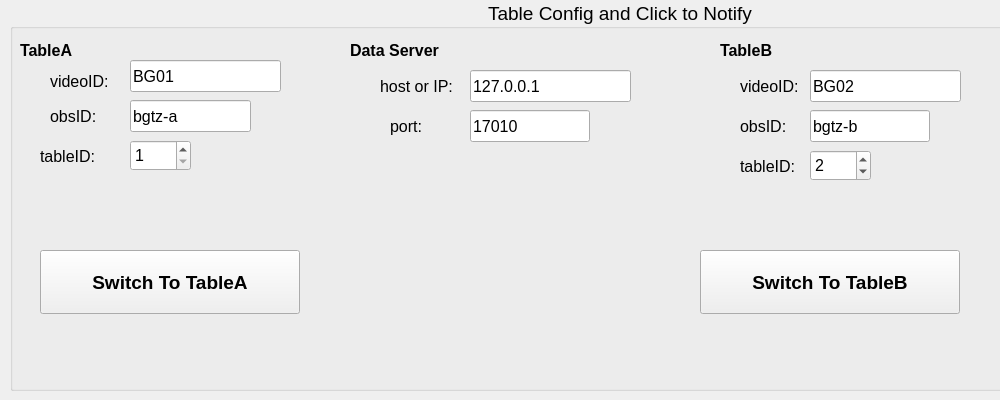
<?xml version="1.0" encoding="UTF-8"?>
<ui version="4.0">
 <class>CMainWin</class>
 <widget class="QMainWindow" name="CMainWin">
  <property name="geometry">
   <rect>
    <x>0</x>
    <y>0</y>
    <width>1000</width>
    <height>400</height>
   </rect>
  </property>
  <property name="minimumSize">
   <size>
    <width>1000</width>
    <height>400</height>
   </size>
  </property>
  <property name="maximumSize">
   <size>
    <width>1000</width>
    <height>400</height>
   </size>
  </property>
  <property name="font">
   <font>
    <pointsize>14</pointsize>
    <weight>75</weight>
    <bold>true</bold>
   </font>
  </property>
  <property name="windowTitle">
   <string>data server notifyer</string>
  </property>
  <widget class="QWidget" name="m_iCentralWidget">
   <property name="maximumSize">
    <size>
     <width>1920</width>
     <height>1080</height>
    </size>
   </property>
   <layout class="QVBoxLayout" name="verticalLayout">
    <property name="spacing">
     <number>0</number>
    </property>
    <property name="leftMargin">
     <number>0</number>
    </property>
    <property name="topMargin">
     <number>0</number>
    </property>
    <property name="rightMargin">
     <number>0</number>
    </property>
    <property name="bottomMargin">
     <number>0</number>
    </property>
    <item>
     <layout class="QGridLayout" name="gridLayout">
      <item row="1" column="0">
       <widget class="QWidget" name="widget" native="true">
        <widget class="QGroupBox" name="groupBox">
         <property name="geometry">
          <rect>
           <x>10</x>
           <y>0</y>
           <width>1221</width>
           <height>391</height>
          </rect>
         </property>
         <property name="font">
          <font>
           <pointsize>14</pointsize>
           <weight>50</weight>
           <bold>false</bold>
          </font>
         </property>
         <property name="title">
          <string>Table Config and Click to Notify</string>
         </property>
         <property name="alignment">
          <set>Qt::AlignCenter</set>
         </property>
         <widget class="QLabel" name="label">
          <property name="geometry">
           <rect>
            <x>10</x>
            <y>30</y>
            <width>81</width>
            <height>40</height>
           </rect>
          </property>
          <property name="minimumSize">
           <size>
            <width>60</width>
            <height>40</height>
           </size>
          </property>
          <property name="font">
           <font>
            <pointsize>12</pointsize>
            <weight>75</weight>
            <bold>true</bold>
           </font>
          </property>
          <property name="text">
           <string>TableA</string>
          </property>
         </widget>
         <widget class="QLineEdit" name="tableA_videoID">
          <property name="geometry">
           <rect>
            <x>120</x>
            <y>60</y>
            <width>151</width>
            <height>32</height>
           </rect>
          </property>
          <property name="minimumSize">
           <size>
            <width>120</width>
            <height>32</height>
           </size>
          </property>
          <property name="font">
           <font>
            <pointsize>12</pointsize>
            <weight>50</weight>
            <bold>false</bold>
           </font>
          </property>
          <property name="text">
           <string>BG01</string>
          </property>
         </widget>
         <widget class="QLabel" name="lable_2">
          <property name="geometry">
           <rect>
            <x>40</x>
            <y>61</y>
            <width>71</width>
            <height>41</height>
           </rect>
          </property>
          <property name="minimumSize">
           <size>
            <width>60</width>
            <height>32</height>
           </size>
          </property>
          <property name="font">
           <font>
            <pointsize>12</pointsize>
            <weight>50</weight>
            <bold>false</bold>
           </font>
          </property>
          <property name="text">
           <string>videoID:</string>
          </property>
         </widget>
         <widget class="QLabel" name="label_3">
          <property name="geometry">
           <rect>
            <x>40</x>
            <y>100</y>
            <width>80</width>
            <height>32</height>
           </rect>
          </property>
          <property name="minimumSize">
           <size>
            <width>80</width>
            <height>32</height>
           </size>
          </property>
          <property name="font">
           <font>
            <pointsize>12</pointsize>
            <weight>50</weight>
            <bold>false</bold>
           </font>
          </property>
          <property name="text">
           <string>obsID:</string>
          </property>
         </widget>
         <widget class="QLineEdit" name="tableA_obsID">
          <property name="geometry">
           <rect>
            <x>120</x>
            <y>100</y>
            <width>121</width>
            <height>32</height>
           </rect>
          </property>
          <property name="minimumSize">
           <size>
            <width>120</width>
            <height>32</height>
           </size>
          </property>
          <property name="font">
           <font>
            <pointsize>12</pointsize>
            <weight>50</weight>
            <bold>false</bold>
           </font>
          </property>
          <property name="text">
           <string>bgtz-a</string>
          </property>
         </widget>
         <widget class="QLabel" name="label_4">
          <property name="geometry">
           <rect>
            <x>30</x>
            <y>140</y>
            <width>80</width>
            <height>32</height>
           </rect>
          </property>
          <property name="minimumSize">
           <size>
            <width>80</width>
            <height>32</height>
           </size>
          </property>
          <property name="font">
           <font>
            <pointsize>12</pointsize>
            <weight>50</weight>
            <bold>false</bold>
           </font>
          </property>
          <property name="text">
           <string>tableID:</string>
          </property>
         </widget>
         <widget class="QLabel" name="label_5">
          <property name="geometry">
           <rect>
            <x>340</x>
            <y>30</y>
            <width>101</width>
            <height>40</height>
           </rect>
          </property>
          <property name="minimumSize">
           <size>
            <width>60</width>
            <height>40</height>
           </size>
          </property>
          <property name="font">
           <font>
            <pointsize>12</pointsize>
            <weight>75</weight>
            <bold>true</bold>
           </font>
          </property>
          <property name="text">
           <string>Data Server</string>
          </property>
         </widget>
         <widget class="QLabel" name="label_6">
          <property name="geometry">
           <rect>
            <x>370</x>
            <y>70</y>
            <width>81</width>
            <height>32</height>
           </rect>
          </property>
          <property name="minimumSize">
           <size>
            <width>60</width>
            <height>32</height>
           </size>
          </property>
          <property name="font">
           <font>
            <pointsize>12</pointsize>
            <weight>50</weight>
            <bold>false</bold>
           </font>
          </property>
          <property name="text">
           <string>host or IP:</string>
          </property>
         </widget>
         <widget class="QLineEdit" name="datasvr_host">
          <property name="geometry">
           <rect>
            <x>460</x>
            <y>70</y>
            <width>161</width>
            <height>32</height>
           </rect>
          </property>
          <property name="minimumSize">
           <size>
            <width>120</width>
            <height>32</height>
           </size>
          </property>
          <property name="font">
           <font>
            <pointsize>12</pointsize>
            <weight>50</weight>
            <bold>false</bold>
           </font>
          </property>
          <property name="text">
           <string>127.0.0.1</string>
          </property>
         </widget>
         <widget class="QLabel" name="label_7">
          <property name="geometry">
           <rect>
            <x>380</x>
            <y>110</y>
            <width>61</width>
            <height>32</height>
           </rect>
          </property>
          <property name="minimumSize">
           <size>
            <width>60</width>
            <height>32</height>
           </size>
          </property>
          <property name="font">
           <font>
            <pointsize>12</pointsize>
            <weight>50</weight>
            <bold>false</bold>
           </font>
          </property>
          <property name="text">
           <string>port:</string>
          </property>
         </widget>
         <widget class="QLineEdit" name="datasvr_port">
          <property name="geometry">
           <rect>
            <x>460</x>
            <y>110</y>
            <width>120</width>
            <height>32</height>
           </rect>
          </property>
          <property name="minimumSize">
           <size>
            <width>120</width>
            <height>32</height>
           </size>
          </property>
          <property name="font">
           <font>
            <pointsize>12</pointsize>
            <weight>50</weight>
            <bold>false</bold>
           </font>
          </property>
          <property name="text">
           <string>17010</string>
          </property>
         </widget>
         <widget class="QLabel" name="label_8">
          <property name="geometry">
           <rect>
            <x>730</x>
            <y>150</y>
            <width>81</width>
            <height>32</height>
           </rect>
          </property>
          <property name="minimumSize">
           <size>
            <width>60</width>
            <height>32</height>
           </size>
          </property>
          <property name="font">
           <font>
            <pointsize>12</pointsize>
            <weight>50</weight>
            <bold>false</bold>
           </font>
          </property>
          <property name="text">
           <string>tableID:</string>
          </property>
         </widget>
         <widget class="QToolButton" name="Btn_SwitchToTableA">
          <property name="enabled">
           <bool>true</bool>
          </property>
          <property name="geometry">
           <rect>
            <x>30</x>
            <y>250</y>
            <width>260</width>
            <height>64</height>
           </rect>
          </property>
          <property name="minimumSize">
           <size>
            <width>260</width>
            <height>64</height>
           </size>
          </property>
          <property name="maximumSize">
           <size>
            <width>200</width>
            <height>64</height>
           </size>
          </property>
          <property name="palette">
           <palette>
            <active>
             <colorrole role="Button">
              <brush brushstyle="SolidPattern">
               <color alpha="255">
                <red>0</red>
                <green>0</green>
                <blue>255</blue>
               </color>
              </brush>
             </colorrole>
             <colorrole role="Highlight">
              <brush brushstyle="SolidPattern">
               <color alpha="255">
                <red>0</red>
                <green>120</green>
                <blue>215</blue>
               </color>
              </brush>
             </colorrole>
            </active>
            <inactive>
             <colorrole role="Button">
              <brush brushstyle="SolidPattern">
               <color alpha="255">
                <red>240</red>
                <green>240</green>
                <blue>240</blue>
               </color>
              </brush>
             </colorrole>
             <colorrole role="Highlight">
              <brush brushstyle="SolidPattern">
               <color alpha="255">
                <red>240</red>
                <green>240</green>
                <blue>240</blue>
               </color>
              </brush>
             </colorrole>
            </inactive>
            <disabled>
             <colorrole role="Button">
              <brush brushstyle="SolidPattern">
               <color alpha="255">
                <red>0</red>
                <green>0</green>
                <blue>0</blue>
               </color>
              </brush>
             </colorrole>
             <colorrole role="Highlight">
              <brush brushstyle="SolidPattern">
               <color alpha="255">
                <red>0</red>
                <green>0</green>
                <blue>0</blue>
               </color>
              </brush>
             </colorrole>
            </disabled>
           </palette>
          </property>
          <property name="font">
           <font>
            <pointsize>14</pointsize>
            <weight>75</weight>
            <bold>true</bold>
           </font>
          </property>
          <property name="text">
           <string>Switch To TableA</string>
          </property>
         </widget>
         <widget class="QToolButton" name="Btn_SwitchToTableB">
          <property name="geometry">
           <rect>
            <x>690</x>
            <y>250</y>
            <width>260</width>
            <height>64</height>
           </rect>
          </property>
          <property name="minimumSize">
           <size>
            <width>260</width>
            <height>64</height>
           </size>
          </property>
          <property name="maximumSize">
           <size>
            <width>200</width>
            <height>64</height>
           </size>
          </property>
          <property name="font">
           <font>
            <pointsize>14</pointsize>
            <weight>75</weight>
            <bold>true</bold>
           </font>
          </property>
          <property name="text">
           <string>Switch To TableB</string>
          </property>
         </widget>
         <widget class="QLabel" name="label_9">
          <property name="geometry">
           <rect>
            <x>710</x>
            <y>30</y>
            <width>81</width>
            <height>40</height>
           </rect>
          </property>
          <property name="minimumSize">
           <size>
            <width>60</width>
            <height>40</height>
           </size>
          </property>
          <property name="font">
           <font>
            <pointsize>12</pointsize>
            <weight>75</weight>
            <bold>true</bold>
           </font>
          </property>
          <property name="text">
           <string>TableB</string>
          </property>
         </widget>
         <widget class="QLabel" name="label_10">
          <property name="geometry">
           <rect>
            <x>730</x>
            <y>70</y>
            <width>71</width>
            <height>32</height>
           </rect>
          </property>
          <property name="minimumSize">
           <size>
            <width>60</width>
            <height>32</height>
           </size>
          </property>
          <property name="font">
           <font>
            <pointsize>12</pointsize>
            <weight>50</weight>
            <bold>false</bold>
           </font>
          </property>
          <property name="text">
           <string>videoID:</string>
          </property>
         </widget>
         <widget class="QLineEdit" name="tableB_videoID">
          <property name="geometry">
           <rect>
            <x>800</x>
            <y>70</y>
            <width>151</width>
            <height>32</height>
           </rect>
          </property>
          <property name="minimumSize">
           <size>
            <width>120</width>
            <height>32</height>
           </size>
          </property>
          <property name="font">
           <font>
            <pointsize>12</pointsize>
            <weight>50</weight>
            <bold>false</bold>
           </font>
          </property>
          <property name="text">
           <string>BG02</string>
          </property>
         </widget>
         <widget class="QSpinBox" name="tableA_tableID">
          <property name="geometry">
           <rect>
            <x>120</x>
            <y>140</y>
            <width>61</width>
            <height>31</height>
           </rect>
          </property>
          <property name="font">
           <font>
            <pointsize>12</pointsize>
            <weight>50</weight>
            <bold>false</bold>
           </font>
          </property>
          <property name="minimum">
           <number>1</number>
          </property>
         </widget>
         <widget class="QLabel" name="label_11">
          <property name="geometry">
           <rect>
            <x>730</x>
            <y>110</y>
            <width>61</width>
            <height>32</height>
           </rect>
          </property>
          <property name="minimumSize">
           <size>
            <width>60</width>
            <height>32</height>
           </size>
          </property>
          <property name="font">
           <font>
            <pointsize>12</pointsize>
            <weight>50</weight>
            <bold>false</bold>
           </font>
          </property>
          <property name="text">
           <string>obsID:</string>
          </property>
         </widget>
         <widget class="QLineEdit" name="tableB_obsID">
          <property name="geometry">
           <rect>
            <x>800</x>
            <y>110</y>
            <width>120</width>
            <height>32</height>
           </rect>
          </property>
          <property name="minimumSize">
           <size>
            <width>120</width>
            <height>32</height>
           </size>
          </property>
          <property name="font">
           <font>
            <pointsize>12</pointsize>
            <weight>50</weight>
            <bold>false</bold>
           </font>
          </property>
          <property name="text">
           <string>bgtz-b</string>
          </property>
         </widget>
         <widget class="QSpinBox" name="tableB_tableID">
          <property name="geometry">
           <rect>
            <x>800</x>
            <y>150</y>
            <width>61</width>
            <height>31</height>
           </rect>
          </property>
          <property name="font">
           <font>
            <pointsize>12</pointsize>
            <weight>50</weight>
            <bold>false</bold>
           </font>
          </property>
          <property name="minimum">
           <number>1</number>
          </property>
          <property name="value">
           <number>2</number>
          </property>
         </widget>
        </widget>
       </widget>
      </item>
     </layout>
    </item>
   </layout>
  </widget>
 </widget>
 <layoutdefault spacing="6" margin="11"/>
 <resources/>
 <connections/>
</ui>
